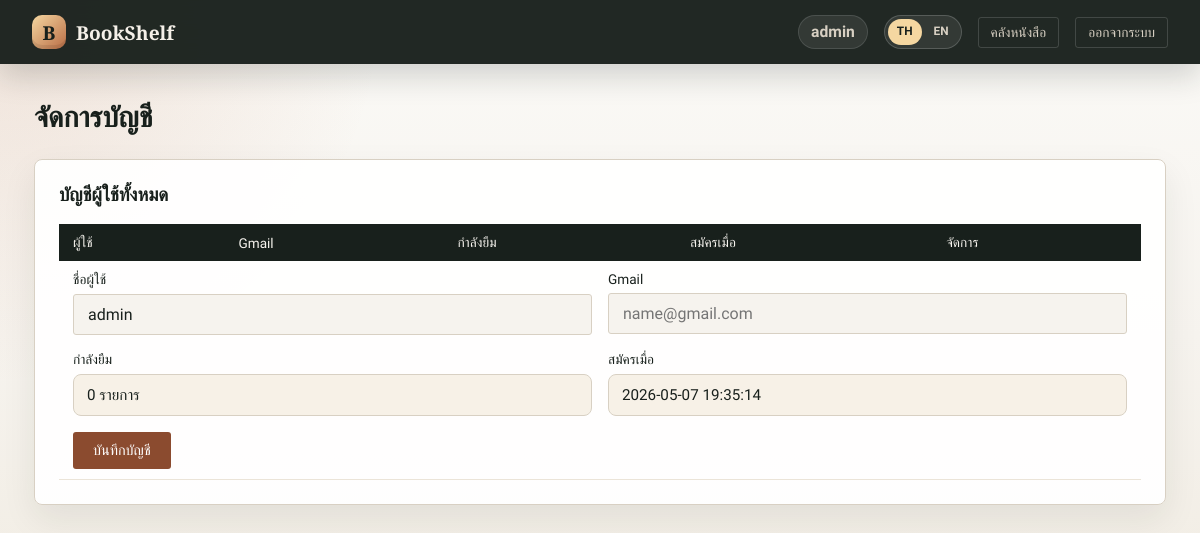
Screenshot of /auth/account.php (signed in) with the database file from the repository.
### tables this page shows
CREATE TABLE IF NOT EXISTS users (
    id INT AUTO_INCREMENT PRIMARY KEY,
    username VARCHAR(50) NOT NULL UNIQUE,
    password VARCHAR(255) NOT NULL,
    gmail VARCHAR(255) NULL,
    created_at TIMESTAMP DEFAULT CURRENT_TIMESTAMP
);

### auth/account.php (the view, shortened to what this page needs)
<?php
require_once '../includes/layout.php';
$pdo = getDB();
$users = [];
if (isAdmin()) {
    $users = $pdo->query(
        "SELECT users.id, users.username, users.gmail, users.created_at,
                COUNT(loans.id) AS active_loans
         FROM users
         LEFT JOIN loans ON loans.user_id = users.id AND loans.status = 'active' AND loans.due_at > NOW()
         GROUP BY users.id, users.username, users.gmail, users.created_at
         ORDER BY users.created_at DESC"
    )->fetchAll();
}
renderHeader(t('manage_account'));
?>
</head>
<body>
<nav class="<?= isAdmin() ? '' : 'user-nav' ?>">
  <a class="nav-brand" href="../books/index.php"><span class="logo-mark">B</span> BookShelf</a>
  <span class="nav-user"><?= htmlspecialchars($_SESSION['username']) ?></span>
  <?php renderLanguageSwitch(); ?>
  <a class="nav-link" href="../books/index.php"><?= htmlspecialchars(t('bookshelf')) ?></a>
  <a class="nav-link" href="logout.php"><?= htmlspecialchars(t('logout')) ?></a>
</nav>
<div class="container user-shell">
  <h2><?= htmlspecialchars(t('manage_account')) ?></h2>
  <?php if (isAdmin()): ?>
    <div class="card">
      <div class="toolbar">
        <h3 style="margin:0; margin-right:auto"><?= htmlspecialchars(t('all_users')) ?></h3>
      </div>
      <table>
        <thead>
          <tr>
            <th><?= htmlspecialchars(t('user')) ?></th>
            <th>Gmail</th>
            <th><?= htmlspecialchars(t('active_loans')) ?></th>
            <th><?= htmlspecialchars(t('joined_at')) ?></th>
            <th><?= htmlspecialchars(t('actions')) ?></th>
          </tr>
        </thead>
        <tbody>
          <?php foreach ($users as $row): ?>
            <tr>
              <td colspan="5">
                <form method="POST" class="user-edit-grid">
                  <div>
                    <label><?= htmlspecialchars(t('username')) ?></label>
                    <input type="text" name="username" value="<?= htmlspecialchars($row['username']) ?>" <?= $row['username'] === 'admin' ? 'readonly' : '' ?>>
                  </div>
                  <div>
                    <label>Gmail</label>
                    <input type="email" name="gmail" value="<?= htmlspecialchars($row['gmail'] ?? '') ?>" placeholder="name@gmail.com">
                  </div>
                  <div>
                    <label><?= htmlspecialchars(t('active_loans')) ?></label>
                    <div class="locked-field"><?= (int)$row['active_loans'] ?> <?= htmlspecialchars(t('items')) ?></div>
                  </div>
                  <div>
                    <label><?= htmlspecialchars(t('joined_at')) ?></label>
                    <div class="locked-field"><?= htmlspecialchars($row['created_at']) ?></div>
                  </div>
                  <div style="grid-column:1 / -1; display:flex; gap:8px; flex-wrap:wrap">
                    <button class="btn-add" type="submit"><?= htmlspecialchars(t('save_account')) ?></button>
                  </div>
                </form>
              </td>
            </tr>
          <?php endforeach; ?>
        </tbody>
      </table>
    </div>
  <?php endif; ?>
</div>
<?php renderFooter(); ?>

### includes/layout.php (shortened to what this page needs)
<?php
require_once __DIR__ . '/i18n.php';
function isAdmin(): bool {
    return ($_SESSION['username'] ?? '') === 'admin';
}
function renderHeader(string $pageTitle = 'Book Manager'): void {
?>
<!DOCTYPE html>
<html lang="<?= htmlspecialchars(appLang()) ?>">
<head>
<?php
}
function renderFooter(): void {
?>
</body>
</html>
<?php
}

### includes/i18n.php (shortened to what this page needs)
<?php
function appLang(): string {
    return $_SESSION['lang'] ?? 'th';
}
function isEnglish(): bool {
    return appLang() === 'en';
}
function tt(string $th, string $en): string {
    return isEnglish() ? $en : $th;
}
function t(string $key, array $replace = []): string {
    $text = $dict[$key][appLang()] ?? $key;
    return $text;
}
function langSwitchUrl(string $targetLang): string {
    $query = $_GET;
    $query['lang'] = $targetLang;
    return basename($_SERVER['PHP_SELF']) . '?' . http_build_query($query);
}
function renderLanguageSwitch(): void {
    $isEn = isEnglish();
    ?>
    <div class="lang-switch" aria-label="<?= htmlspecialchars(tt('เลือกภาษา', 'Choose language')) ?>">
      <a class="<?= !$isEn ? 'active' : '' ?>" href="<?= htmlspecialchars(langSwitchUrl('th')) ?>">TH</a>
      <a class="<?= $isEn ? 'active' : '' ?>" href="<?= htmlspecialchars(langSwitchUrl('en')) ?>">EN</a>
    </div>
    <?php
}
?>

### rows the page displays
users: username "admin", active_loans "0", created_at "2026-05-07 19:35:14"

### other values shown
$_SESSION['username'] "admin"
t('bookshelf') "คลังหนังสือ"
t('logout') "ออกจากระบบ"
t('manage_account') "จัดการบัญชี"
t('all_users') "บัญชีผู้ใช้ทั้งหมด"
t('user') "ผู้ใช้"
t('active_loans') "กำลังยืม"
t('joined_at') "สมัครเมื่อ"
t('actions') "จัดการ"
